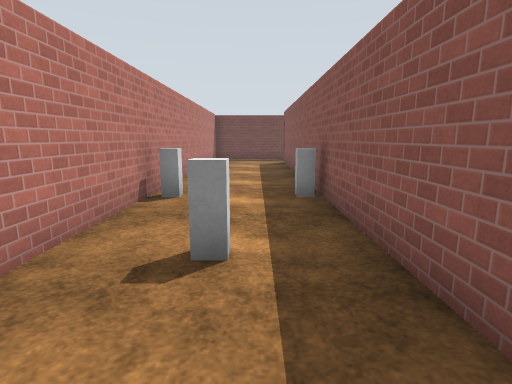
View 1 (above)

14 first-person views from a walk through a robot-simulator world made for Gazebo. The camera is 1.2 m above the floor, tilts 10° down and sees 80° across. The floor is counted in squares, 1 m on a side. Each view is taken from the middle of a square. On the plan, view 1 faces up. The plan holds only what a view shows up to about 13 squares ahead; the rest is blank. Robots are left out. Gazebo's built-in surfaces are drawn with simple patterns. Surface patterns are stand-ins for the level's own textures.

View 2
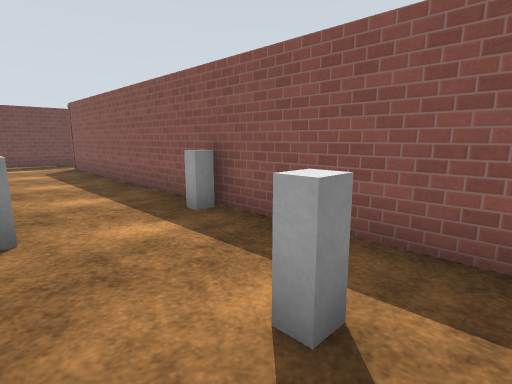

View 3
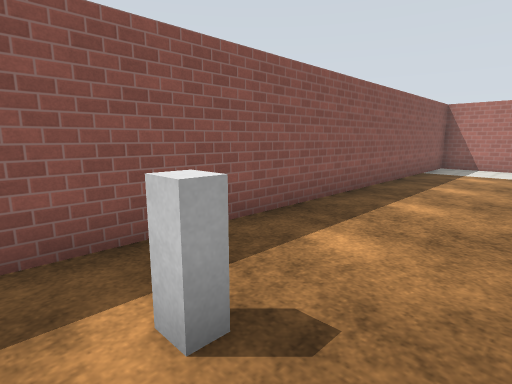

View 4
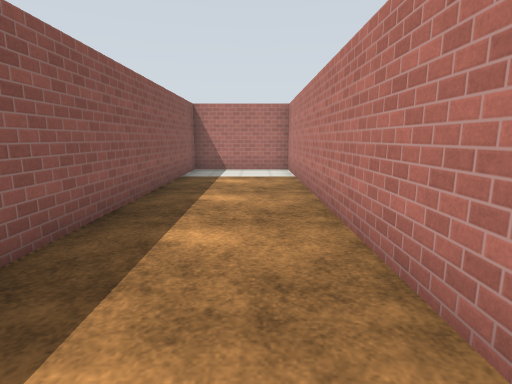

View 5
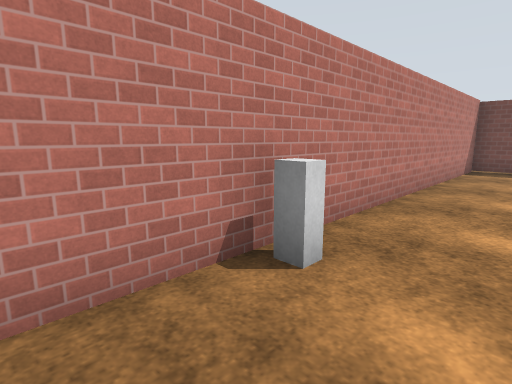

View 6
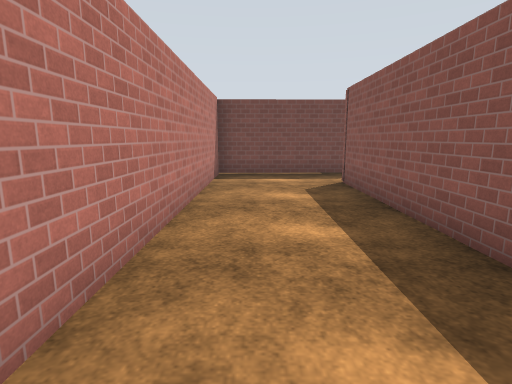

View 7
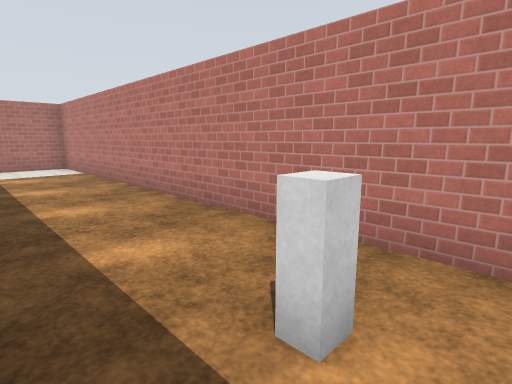

View 8
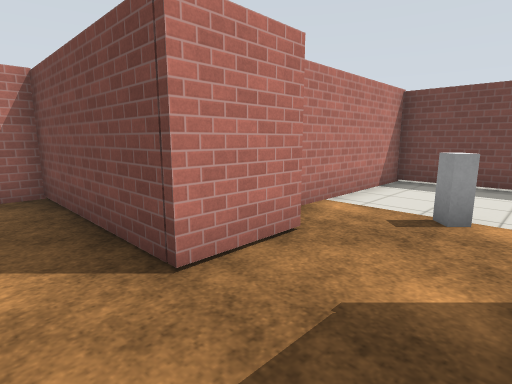

View 9
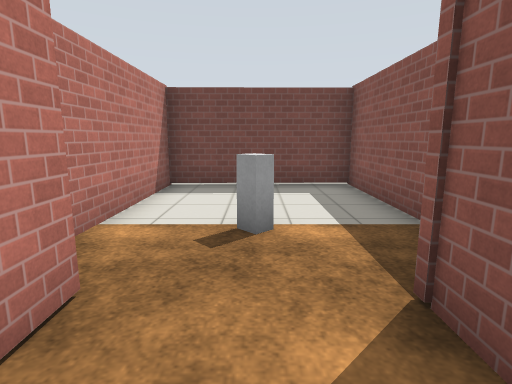

View 10
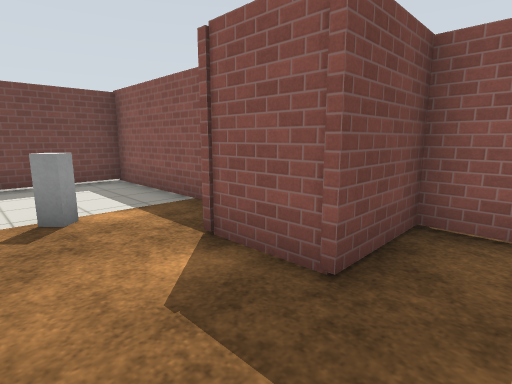

View 11
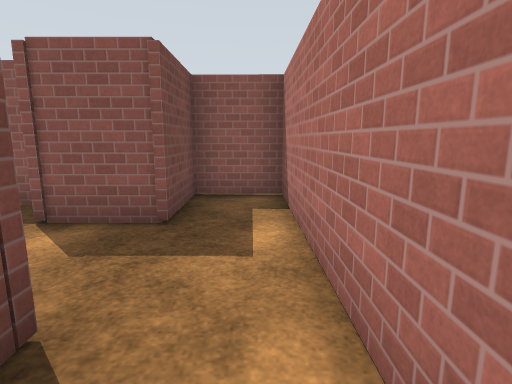

View 12
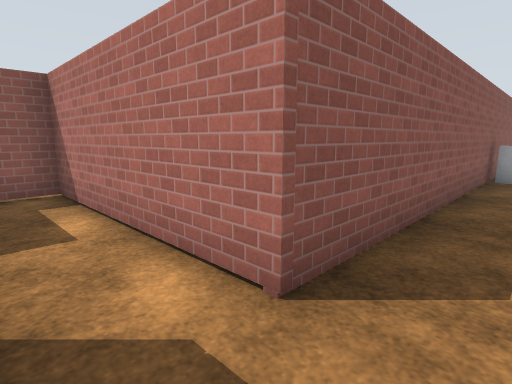

View 13
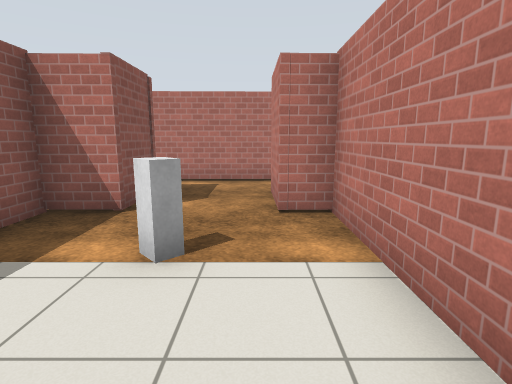

View 14
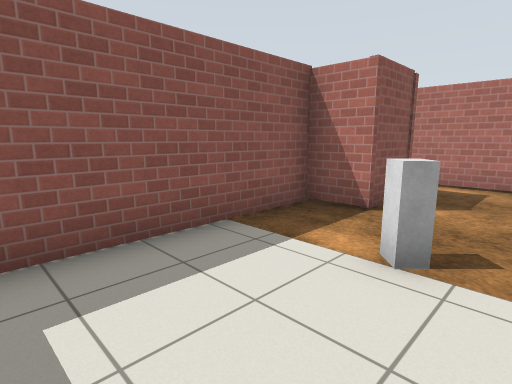

### Floor plan
Ten units are one square. View 1 is at (0, 0); x grows to the right and y downward. Boxes are objects, and circles mark ways between rooms. Rooms are numbered by the first view taken in them; rooms with no view inside come last. Other rooms are left out.
<svg viewBox="-30 -254 109 359">
<path fill="none" stroke="#000" d="M27 -173 -23 -173 -23 100 14 100 14 -154 26 -154M26 -154 73 -155 74 -174 52 -174 52 -191M18 -191 26 -191 27 -173M52 -191 64 -192 64 -249 18 -249 18 -191"/>
<rect x="-25" y="-65" width="10" height="10" fill="#bbb"><title>grey box</title></rect>
<rect x="-15" y="-35" width="10" height="10" fill="#bbb"><title>grey box</title></rect>
<rect x="5" y="-65" width="10" height="10" fill="#bbb"><title>grey box</title></rect>
<rect x="35" y="-215" width="10" height="10" fill="#bbb"><title>grey box</title></rect>
<circle cx="20" cy="-165" r="3" fill="#2a7"/>
<circle cx="35" cy="-185" r="3" fill="#2a7"/>
<text x="0" y="-40">1</text>
<text x="50" y="-170">2</text>
<text x="40" y="-220">3</text>
</svg>
Room 1 opens to room 2. Room 2 opens to room 3.

Where each view was taken, in squares from view 1:
view 1: 0 up, 0 right, facing up
view 2: 2 up, 2 left, facing up-right
view 3: 4 up, 2 left, facing down-right
view 4: 2 up, 1 left, facing down
view 5: 4 up, 0 right, facing up-left
view 6: 7 up, 1 left, facing up
view 7: 4 up, 1 right, facing down-left
view 8: 16 up, 5 right, facing up-left
view 9: 17 up, 4 right, facing up
view 10: 16 up, 3 right, facing up-right
view 11: 16 up, 1 right, facing right
view 12: 17 up, 0 right, facing down-right
view 13: 24 up, 3 right, facing down
view 14: 24 up, 3 right, facing down-right
